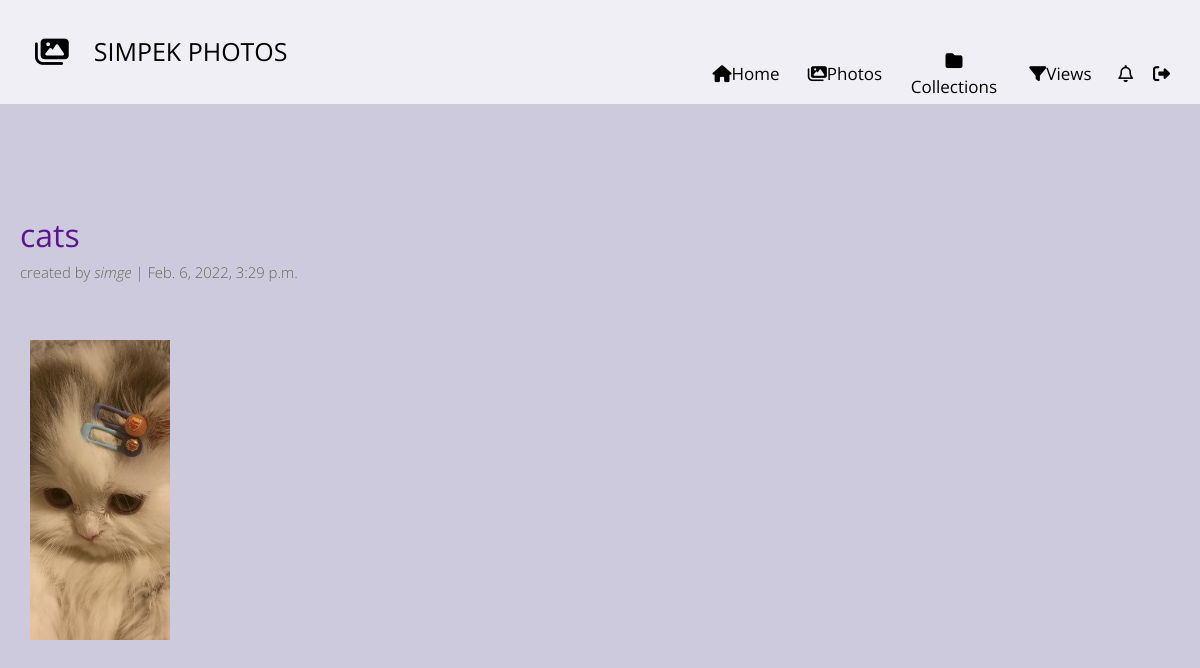
Page /shared-photo-library/view/9 (signed in) on the earlier database version.
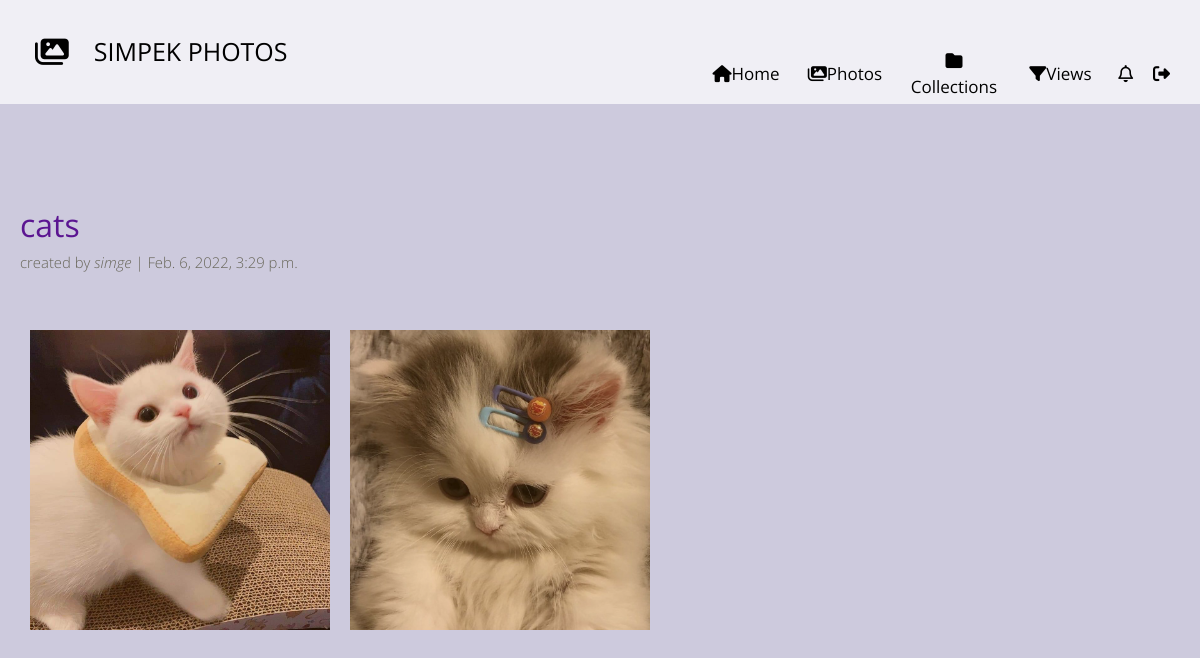
Same page on the later database version.
### shared_photo_library/models.py (models this page shows, shortened)
class Photo(models.Model):
    photo = models.ImageField(blank=True)
    location = models.CharField(max_length=100, null=True)
    date = models.DateTimeField(null=True)
    tags = models.CharField(max_length=100, null=True)
    added_by = models.ForeignKey(User, on_delete=models.CASCADE)
    added_time = models.DateTimeField(default=timezone.now)

### shared_photo_library/views.py (the view, shortened to what this page needs)
# urls.py: path('view/<int:id>', FilterViewDetail.as_view(), name="view_detail"),
class FilterViewDetail(LoginRequiredMixin, View):
    def get(self, request, **kwargs):
        logged_in_user = request.user
        view_id = int(kwargs['id'])
        view = FilterView.objects.get(id=view_id)
        photos = view.photos.all().order_by('-added_time')
        photos = photo_tags_as_list(photos)
        filter_tags = view.collection.get_filter_tags()
        not_shared_users = [user.username for user in User.objects.all().exclude(shared_views=view)]
        shared_users = {user.username: user for user in User.objects.filter(shared_views=view)}
        return render(request, 'shared_photo_library/view_detail.html',
                      {'user': logged_in_user, 'photos': photos, 'view': view, 'filter_tags': filter_tags,
                       'not_shared_users': not_shared_users, 'shared_users': shared_users})

### shared_photo_library/models.py (called while the page is built)
def photo_tags_as_list(photos):
    for ph in photos:
        ph.tags = ph.tags.split(',')
    return photos

    def get_filter_tags(self):
        photos = self.photos.all()
        photos = photo_tags_as_list(photos)
        filter_tags = set()
        for ph in photos:
            if ph.tags != ['']:
                filter_tags = filter_tags.union(set(ph.tags))
        return filter_tags

### shared_photo_library/templates/shared_photo_library/view_detail.html (shortened to what this page needs)
{% extends 'index.html' %}
{% load static %}
{% load crispy_forms_tags %}
{% block head %}
    <link rel="stylesheet" href="{% static 'css/my_profile.css' %}?v1.2">
{% endblock %}
{% block content %}
    <li class="selected">
        <div class="cd-full-width">
            <div class="container-fluid js-tm-page-content" data-page-no="1" data-page-type="gallery">
                <div class="tm-img-gallery-container">
                    <br> <br>
                    <div class="tm-img-gallery gallery-one">
                        <small style="font-size: 32px; color:#5b1591"><b>{{ view.view_name }} </b></small> <br>
                        <small style="color: #686659">created by <i>{{ view.owner.username }}</i> | {{ view.created_date }} </small>
                        <br> <br>
                        <div class="tm-img-gallery-info-container">
                        </div>
                        {% for photo in photos %}
                            <div class="grid-item">
                                <figure class="effect-bubba">
                                    <img class="img-fluid tm-img cover" src="{{ photo.photo.url }}" alt="Image"  style="height:300px; width:300px;">
                                    <figcaption>
                                    </figcaption>
                                </figure>
                            </div>
                        {% endfor %}
                    </div>
                </div>
            </div>
        </div>
    </li>
{% endblock %}

Differences in the rows shown:
now on this page (row edited): Photo: photo (picture)
